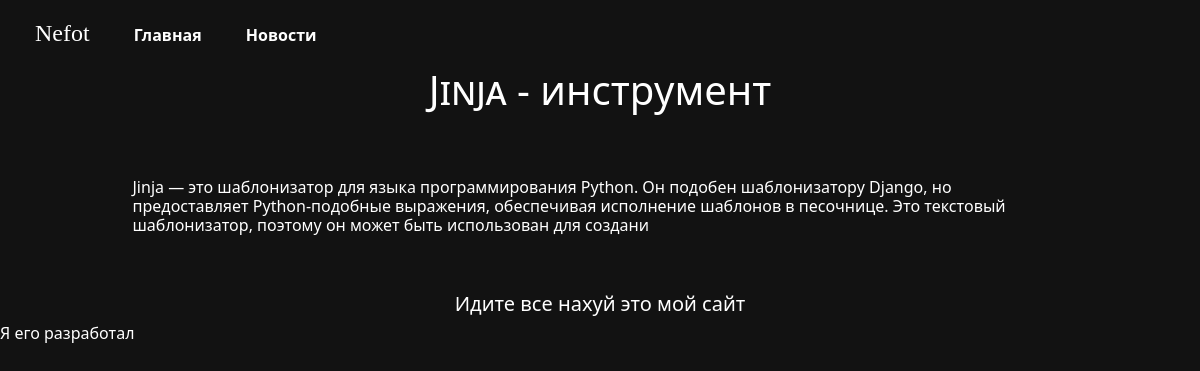
Page /blog/1/ on the committed database.
### blog/models.py (models this page shows)
class Blog(models.Model):
    title = models.CharField(max_length=100)
    subtitle = models.CharField(max_length=2550000)
    time = models.DateTimeField(auto_now=False, default=timezone.now)

### blog/views.py (the view)
# urls.py: path('<int:blog_id>/', views.detail, name='detail'),
def detail(request, blog_id):
    blog = get_object_or_404(Blog, pk=blog_id)
    return render(request, 'blog/detail.html', {'blog': blog})

### blog/templates/blog/detail.html (shortened to what this page needs)
{% extends 'blog/base.html' %} {% load static %} {% block content %}
    <div class="blog-content">
      <h1>{{ blog.title }}</h1>
      <br>
      <br>
      <h6>{{ blog.subtitle | safe }}</h6>
</div>
{% endblock %}

### portfolio/static/home/css/style.css (style rules this page uses)
body { background-color: rgba(18, 18, 18, 1); color: black; }
.h1, .h2, .h3, .h4, .h5, h1, h2, h3, h4, h5 { margin-top: 0; margin-bottom: 0.5rem; font-weight: 500; line-height: 1.2; font-variant-caps: petite-caps; text-align: center; color: white; }
p, h6 { color: white; text-align: left; font-weight: 100; }
.blog-content { position: center; max-width: 500px; }
.blog-content { margin: auto; position: center; font-weight: 100; max-width: 935px; }

### rows in the picture
Blog: title "Jinja - инструмент", subtitle "Jinja — это шаблонизатор для языка программирования Python. Он подобен шаблонизатору Django, но предоставляет Python-подобные выражения, обеспечивая исполнение шаблонов в песочнице. Это текстовый шаблонизатор, поэтому он может быть использован для создани"
